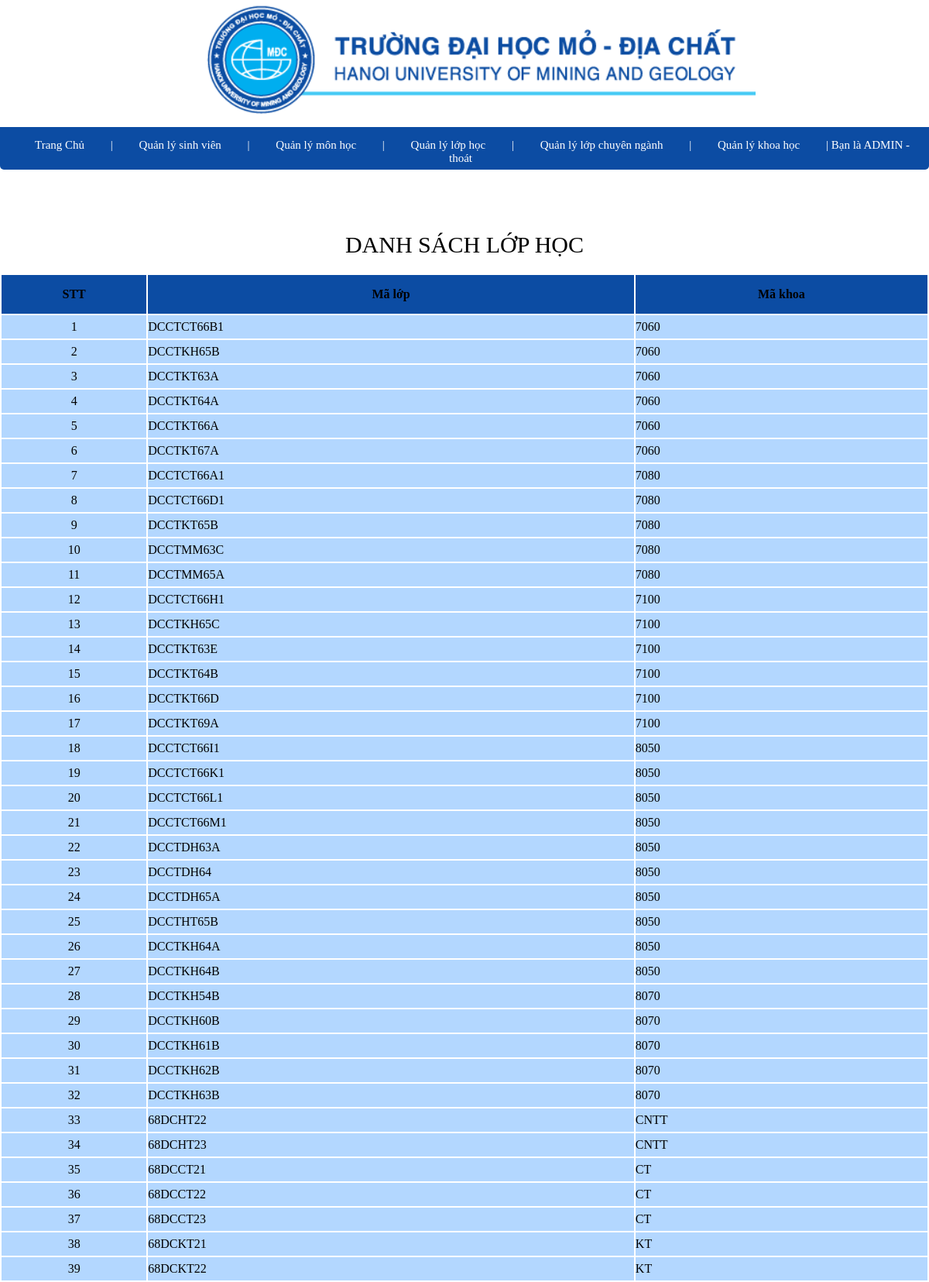
Screenshot of /view/quanlylophoc.php with the database file from the repository.
### tables this page shows
CREATE TABLE `lophoc` (
  `lop` varchar(50) NOT NULL,
  `makhoa` varchar(50) NOT NULL
);

### view/quanlylophoc.php (the view, shortened to what this page needs)
    <!DOCTYPE html>
    <html>
    <head>
    </head>
    <body>
      <div>
        <div align="center">
            <a href="">
                <img src="../img/logout.png">
            </a>
        </div>
    <div id="menu">
      <a href="../trangchu2.php">Trang Chủ</a>
    |
    <a href="quanlysinhvien.php">Quản lý sinh viên</a>
    |
     <a href="quanlymonhoc.php">Quản lý môn học</a>
    |
    <a href="quanlylophoc.php">Quản lý lớp học</a>
    |
    <a href="chnganh.php">Quản lý lớp chuyên ngành</a>
    |
    <a href="quanlykhoa.php">Quản lý khoa học</a>
    |
      Bạn là ADMIN -
    <a href="../login.php">thoát</a>
    </div>
    </div>
    <div style="padding-top: 60px">
    <div>
      <div align="center" style="font-size: 30px; margin: 20px">DANH SÁCH LỚP HỌC</div>
<div>
<form action="" method="POST">
   <table align="center" width="100%" style="vertical-align: middle; border: 1px;border-color:white;  background: white;">
    <tbody>
      <tr style="height: 50px; text-align: center; vertical-align:middle; background: #0c4ca3;">
        <td ><b>STT</b></td>
        <td><b>Mã lớp</b></td>
         <td><b>Mã khoa</b></td>
      </tr>
<?php
                include_once("../publish/connect.php");
                $sql="SELECT * FROM lophoc ";
                $kq=mysqli_query($conn,$sql);
                $id=0;
                while ($row=mysqli_fetch_array($kq)) {
                    $id+=1;
                    echo "<tr style='background: rgb(179, 215, 255); height: 30px; vertical-align: middle;'>";
                        echo "<td style='text-align:center;'>".$id."</td>";
                         echo "<td>".$row['lop']."</td>";
                        echo "<td>".$row['makhoa']."</td>";
                    echo "</tr>";
                }
?>
    </tbody>
</table>
</form>
</div>
    </body>
    </html>

### view/quanlylophoc.php (style rules this page uses)
* { margin: 0; padding: 0; }
#menu { font-size: 15px; color: white; padding: 15px 15px 0 5px; background-color: #0c4ca3; height: 40px; top: 40px; right: 0px; text-align: center; border-bottom-left-radius: 5px; border-bottom-right-radius: 5px; }
#menu a { color: white; padding: 30px; text-decoration: none; text-align: center; right: 55px; }

### rows the page displays
lophoc: lop "DCCTCT66B1", makhoa "7060"
lophoc: lop "DCCTKH65B", makhoa "7060"
lophoc: lop "DCCTKT63A", makhoa "7060"
lophoc: lop "DCCTKT64A", makhoa "7060"
lophoc: lop "DCCTKT66A", makhoa "7060"
lophoc: lop "DCCTKT67A", makhoa "7060"
lophoc: lop "DCCTCT66A1", makhoa "7080"
lophoc: lop "DCCTCT66D1", makhoa "7080"
lophoc: lop "DCCTKT65B", makhoa "7080"
lophoc: lop "DCCTMM63C", makhoa "7080"
lophoc: lop "DCCTMM65A", makhoa "7080"
lophoc: lop "DCCTCT66H1", makhoa "7100"
lophoc: lop "DCCTKH65C", makhoa "7100"
lophoc: lop "DCCTKT63E", makhoa "7100"
lophoc: lop "DCCTKT64B", makhoa "7100"
lophoc: lop "DCCTKT66D", makhoa "7100"
lophoc: lop "DCCTKT69A", makhoa "7100"
lophoc: lop "DCCTCT66I1", makhoa "8050"
lophoc: lop "DCCTCT66K1", makhoa "8050"
lophoc: lop "DCCTCT66L1", makhoa "8050"
lophoc: lop "DCCTCT66M1", makhoa "8050"
lophoc: lop "DCCTDH63A", makhoa "8050"
lophoc: lop "DCCTDH64", makhoa "8050"
lophoc: lop "DCCTDH65A", makhoa "8050"
lophoc: lop "DCCTHT65B", makhoa "8050"
lophoc: lop "DCCTKH64A", makhoa "8050"
lophoc: lop "DCCTKH64B", makhoa "8050"
lophoc: lop "DCCTKH54B", makhoa "8070"
lophoc: lop "DCCTKH60B", makhoa "8070"
lophoc: lop "DCCTKH61B", makhoa "8070"
lophoc: lop "DCCTKH62B", makhoa "8070"
lophoc: lop "DCCTKH63B", makhoa "8070"
lophoc: lop "68DCHT22", makhoa "CNTT"
lophoc: lop "68DCHT23", makhoa "CNTT"
lophoc: lop "68DCCT21", makhoa "CT"
lophoc: lop "68DCCT22", makhoa "CT"
lophoc: lop "68DCCT23", makhoa "CT"
lophoc: lop "68DCKT21", makhoa "KT"
lophoc: lop "68DCKT22", makhoa "KT"
